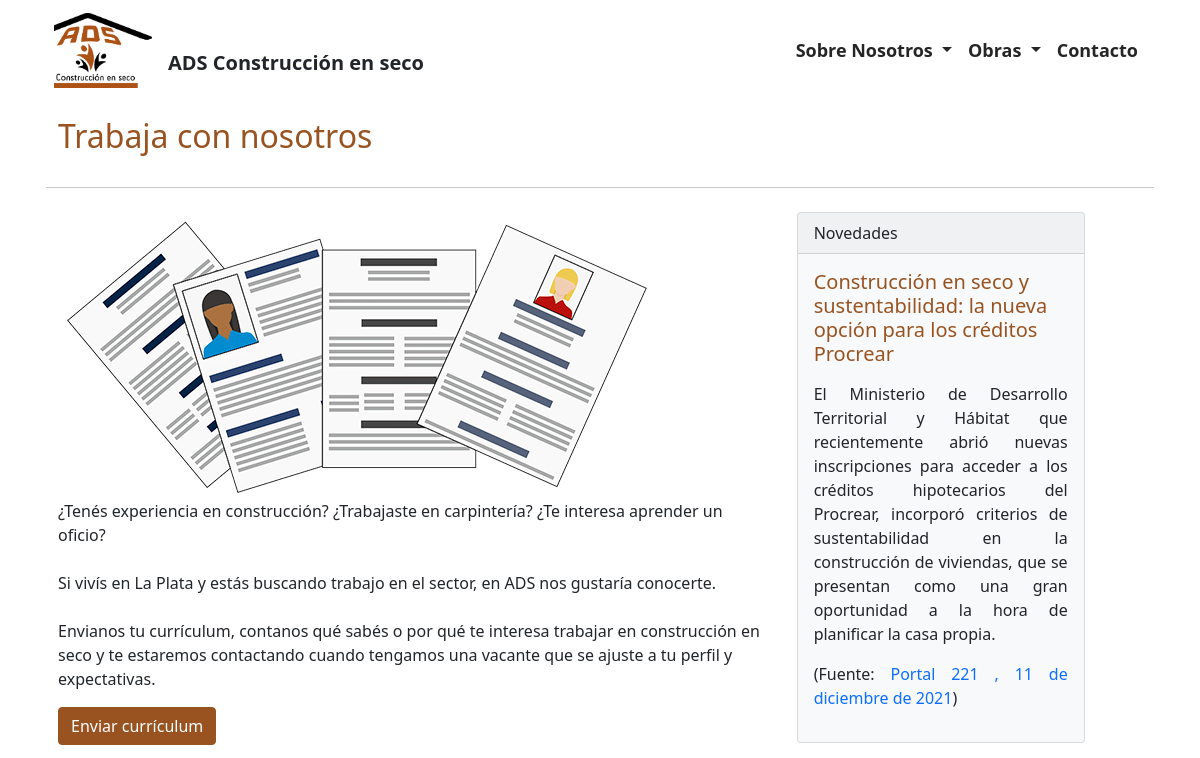
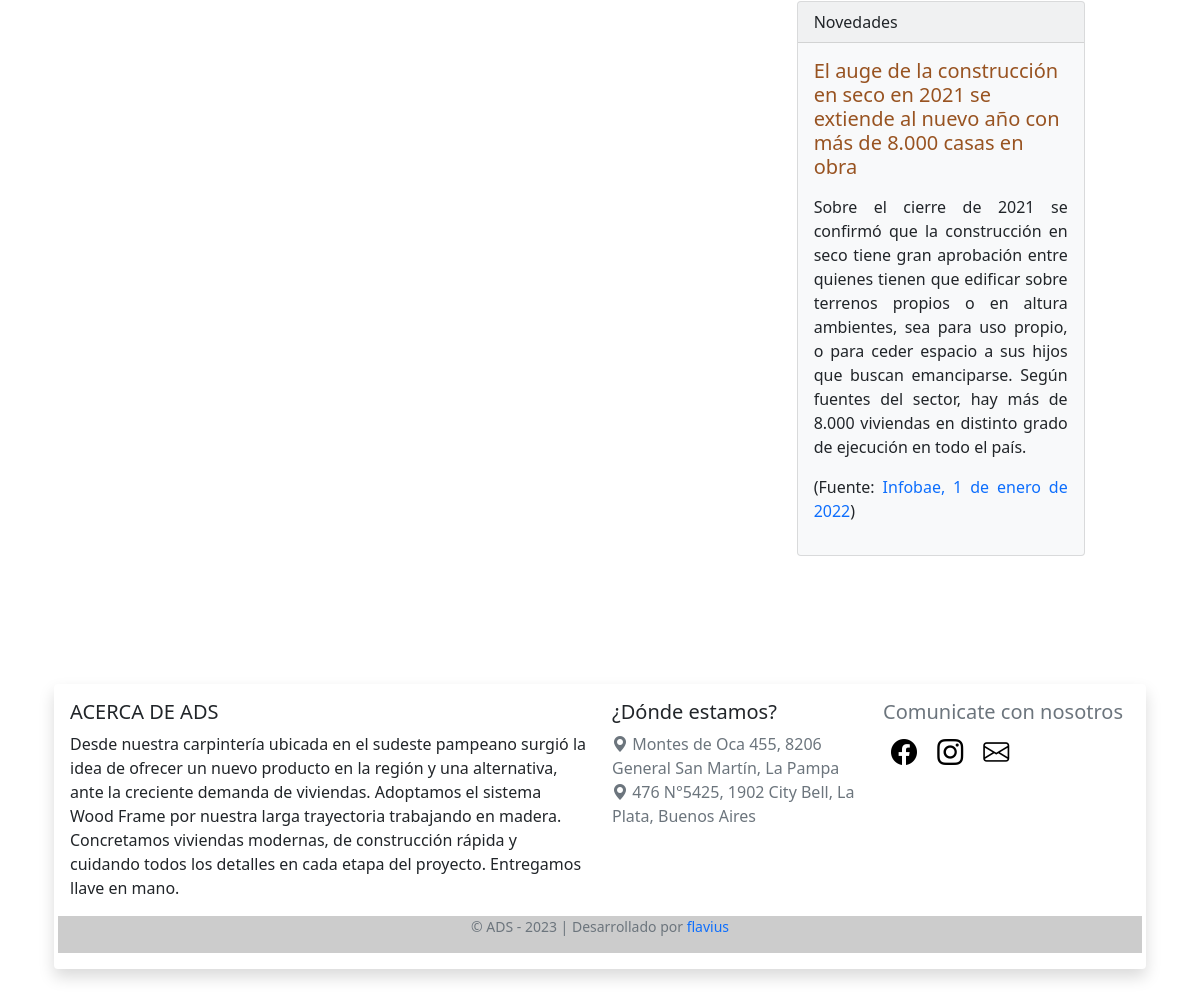
/trabaja-con-nosotros/, run on the app's committed database (2 pictures, top to bottom).
### pages/models.py (models this page shows, shortened)
class Asside(models.Model):
    header = models.CharField(max_length=150, verbose_name='Encabezado')
    title = models.CharField(max_length=150, verbose_name='Título')
    content = RichTextUploadingField(verbose_name='Contenido')
    created_at = models.DateTimeField(auto_now_add=True, verbose_name='Creado')
    updated_at = models.DateTimeField(auto_now=True, verbose_name='Actualizado')
    class Meta:
        verbose_name = "Margen"
        verbose_name_plural = "Márgenes"
        ordering = ['created_at']

### adsApp/views.py (the view)
# urls.py: path('trabaja-con-nosotros/', views.work, name="trabaja-con-nosotros"),
def work(request):
    return render(request, 'work-us.html')

### pages/context_processors.py (called while the page is built)
def get_pages(request):
    pages = Page.objects.filter(visible=True).order_by('order').values_list('id', 'title', 'slug', 'dropdown_one', 'dropdown_two', 'content', 'image')
    return {
        'pages': pages
    }

def get_assides(request):
    assides = Asside.objects.values_list('id', 'header', 'title', 'content')
    return {
        'assides': assides
    }

def get_galleries(request):
    galleries = Gallery.objects.values_list('id', 'title', 'description', 'image')
    return {
        'galleries': galleries
    }

def get_galleriesImg(request):
    galleriesImg = GalleryImages.objects.values_list('id', 'image')
    return {
        'galleriesImg': galleriesImg
    }

def get_videos(request):
    videos = Video.objects.values_list('caption', 'video')
    return {
        'videos': videos
    }

def get_articles(request):
    articles = Article.objects.values_list('id', 'title', 'content', 'image')
    return {
        'articles': articles
    }

### adsApp/templates/work-us.html (shortened to what this page needs)
{% extends 'layout.html' %}
{% block content %}
{% load static %}
<div class="container mb-5">
    <div class="card-body">
        <div class="row">
            <h2 class="title-brown">Trabaja con nosotros</h2>
            <hr class="my-4">
            <div class="col-12 col-md-8">
                <img src="{% static 'images/trabaja-con-nosotros.png' %}" alt="trabaja-con-nosotros">
                <p class="card-text">¿Tenés experiencia en construcción? ¿Trabajaste en carpintería? ¿Te interesa aprender un oficio?<br>
                    <br>
                    Si vivís en La Plata y estás buscando trabajo en el sector, en ADS nos gustaría conocerte. <br>
                    <br>
                    Envianos tu currículum, contanos qué sabés o por qué te interesa trabajar en construcción en seco y te estaremos contactando cuando tengamos una vacante que se ajuste a tu perfil y expectativas.</p>
                    <a href="mailto:ads.construccionpampeana@gmail.com?Subject=Quiero%20trabajar%20en%20ADS" class="btn btn-primary">Enviar currículum</a>
            </div>
                <div class="col-12 col-md-4">
                    {% for asside in assides %}
                    <div class="card text-dark bg-light mb-3" style="max-width: 18rem;">
                        <div class="card-header">{{asside.1}} </div>
                        <div class="card-body">
                            <h5 class="title-brown">{{asside.2}}</h5>
                                <p class="card-text">{{asside.3|safe}}</p>
                        </div>
                    </div>
                    {% endfor %}
                </div>
        </div>
    </div>
</div>
{% endblock %}

### adsApp/templates/layout.html (shortened to what this page needs)
{% load static %}
<!doctype html>
<html lang="es">
<head>
  {% load static %}
  <link rel="stylesheet" type="text/css" href="{% static 'css/main.css' %}" />
  <link rel="stylesheet" href="{% static 'css/whatsapp.css' %}" />
  <link href="https://cdn.jsdelivr.net/npm/bootstrap@5.0.2/dist/css/bootstrap.min.css" rel="stylesheet"
>
  <link rel="stylesheet" href="https://cdn.jsdelivr.net/npm/bootstrap-icons@1.4.0/font/bootstrap-icons.css">
</head>
<body>
  <div class="container">
    <nav class="navbar navbar-expand-lg navbar-light"  style="background-color: #fff;">
      <div class="container-fluid" id="menu">
        <a class="navbar-brand" href="{% url 'index' %}">
          <span class="text-dark fs-4 fw-bold d-block">
            <img src="{% static 'images/logo-ads-alta.png' %}" alt="logo-ads" width="98" height="75">
          </span>
        </a>
        <div class="collapse navbar-collapse" id="navbarNavDropdown">
          <a class="navbar-brand" href="{% url 'index' %}">
            <h1 class="text-dark fw-bold" id="ads">
              ADS Construcción en seco
            </h1>
          </a>
          <ul class="navbar-nav ms-auto">
            <li class="nav-item dropdown">
              <a class="nav-link dropdown-toggle" href="#" id="navbarDropdownMenuLink" role="button"
                data-bs-toggle="dropdown" aria-expanded="false">
                Sobre Nosotros
              </a>
            </li>
            <li class="nav-item dropdown">
              <a class="nav-link dropdown-toggle" href="#" id="navbarDropdownMenuLink" role="button"
                data-bs-toggle="dropdown" aria-expanded="false">
                Obras
              </a>
            </li>
            <li class="nav-item">
              <a class="nav-link" href="{% url 'contacto' %}">Contacto</a>
            </li>
          </ul>
        </div>
      </div>
    </nav>
  </div>
  <div id="content">
    {% block content %}{% endblock %}
  </div>
</body>
<br>
<footer>
  <div class="container p-4">
    <div class="shadow p-3 mb-5 bg-white rounded">
      <div class="row">
        <div class="col-lg-6 col-md-12 mb-4 mb-md-0">
          <h5 class="text-uppercase">ACERCA DE ADS</h5>
          <p>
            Desde nuestra carpintería ubicada en el sudeste pampeano surgió la idea de ofrecer un nuevo producto en la
            región y una alternativa, ante la creciente demanda de viviendas.
            Adoptamos el sistema Wood Frame por nuestra larga trayectoria trabajando en madera.
            Concretamos viviendas modernas, de construcción rápida y cuidando todos los detalles en cada etapa del
            proyecto.
            Entregamos llave en mano.
          </p>
        </div>
        <div class="col-lg-3 col-md-6 mb-4 mb-md-0">
          <h5>¿Dónde estamos?</h5>
          <ul class="list-unstyled text-small">
            <li><a class="link-secondary" href="https://goo.gl/maps/ApKJphtjHedc52SA6" target="_blank"><i
                  class="bi bi-geo-alt-fill"></i> Montes de Oca 455, 8206 General San Martín, La Pampa</a></li>
            <li><a class="link-secondary" href="https://goo.gl/maps/vDnGQJNJBKUphjqPA" target="_blank"><i
                  class="bi bi-geo-alt-fill"></i> 476 N°5425, 1902 City Bell, La Plata, Buenos Aires</a></li>
          </ul>
        </div>
        <div class="col-lg-3 col-md-6 mb-4 mb-md-0">
          <h6 class="text-muted lead">Comunicate con nosotros</h6>
          <div id="iconos">
            <a href="https://www.facebook.com/ADSconstruccionpampeana" target="_blank"><i
                class="bi bi-facebook"></i></a>
            <a href="https://www.instagram.com/adsconstruccion/" target="_blank"><i class="bi bi-instagram"></i></a>
            <a href="mailto:ads.construccionpampeana@gmail.com?Subject=Me%20interesa%20saber%20más%20para%20construir"><i
                class="bi bi-envelope"></i></a>
          </div>
        </div>
      </div>
      <div class="row">
        <div class="col-md-12 text-center" style="background-color: rgba(0, 0, 0, 0.2);">
          <p class="text-muted small">&copy; ADS - {% now "Y" %} | Desarrollado por <a
              href="https://github.com/flavius87" target="_blank">flavius</a></p>
        </div>
      </div>
    </div>
  </div>
</footer>

### adsApp/static/css/main.css (style rules this page uses)
body { font-family: 'Montserrat', sans-serif; }
a:link, a:visited, a:active { text-decoration:none !important; }
#menu a, button { font-size: 18px !important; font-weight: 600 !important; }
#menu a { color:#252525; }
#iconos i { font-size: 26px; padding: 0 8px; color:#000000; }
.bi-facebook { min-width: 840px; }
.btn-primary { background-color: #985321!important; border-color: #985321!important; }
.title-brown { color: #985321!important; }
@media screen and (max-width:1290px) { #menu a, button { font-size: 18px !important; font-weight: 600; } }
@media screen and (max-width:1290px) { #ads { font-size: 20px !important; font-weight: 600 !important; margin-top: 10px; margin-bottom: -15px; } }

### data on the page
Asside: header "Novedades", title "Construcción en seco y sustentabilidad: la nueva opción para los créditos Procrear", content "El Ministerio de Desarrollo Territorial y Hábitat que recientemente abrió nuevas inscripciones para acceder a los créditos hipotecarios del Procrear, incorporó criterios de sustentabilidad en la construcción de viviendas, que se presentan como una gran oportunidad a la hora de planificar la casa propia. (Fuente: Portal 221 , 11 de diciembre de 2021 )"
Asside: header "Novedades", title "El auge de la construcción en seco en 2021 se extiende al nuevo año con más de 8.000 casas en obra", content "Sobre el cierre de 2021 se confirmó que la construcción en seco tiene gran aprobación entre quienes tienen que edificar sobre terrenos propios o en altura ambientes, sea para uso propio, o para ceder espacio a sus hijos que buscan emanciparse. Según fuentes del sector, hay más de 8.000 viviendas en distinto grado de ejecución en todo el país. (Fuente: Infobae, 1 de enero de 2022 )"
